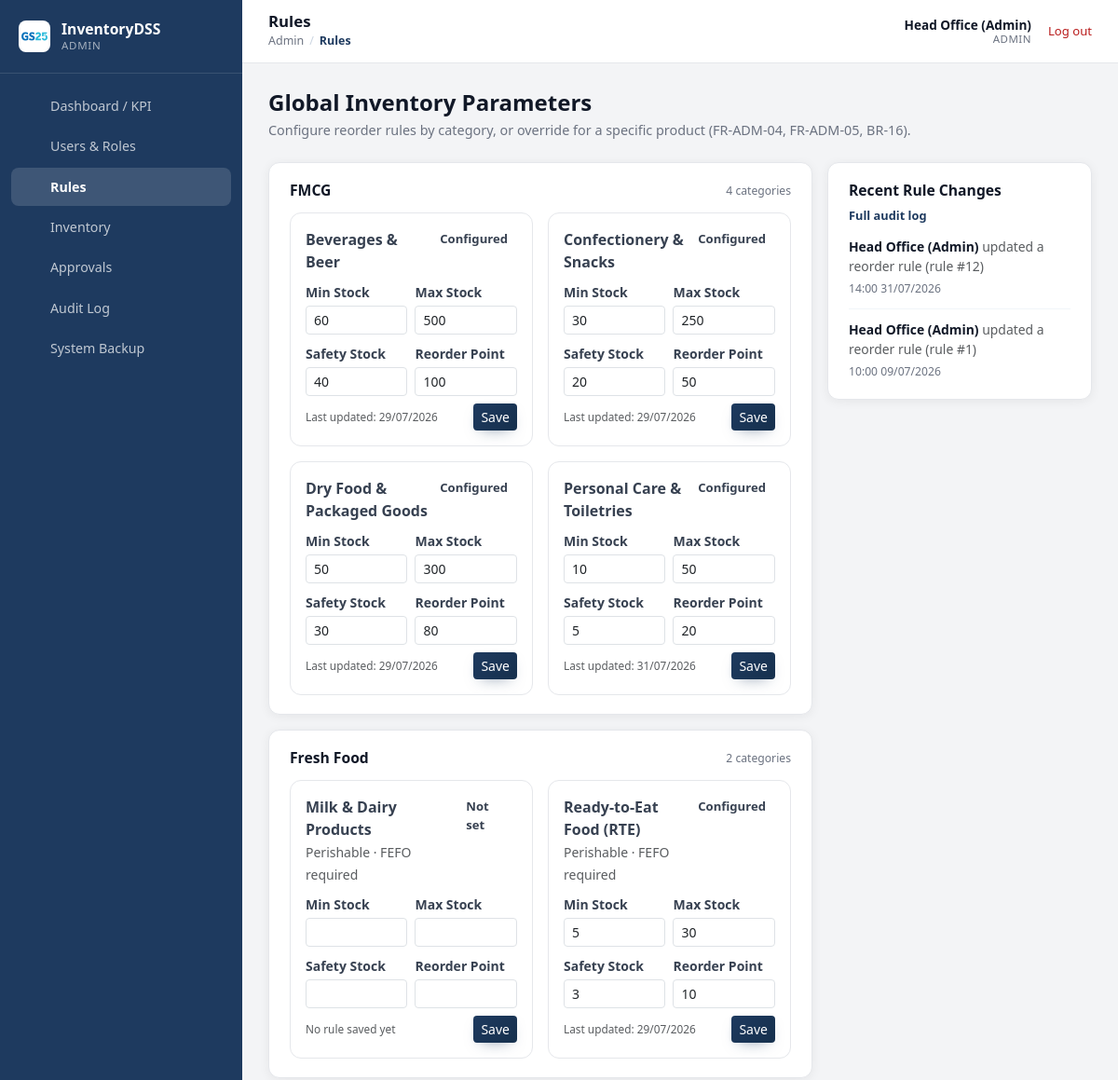
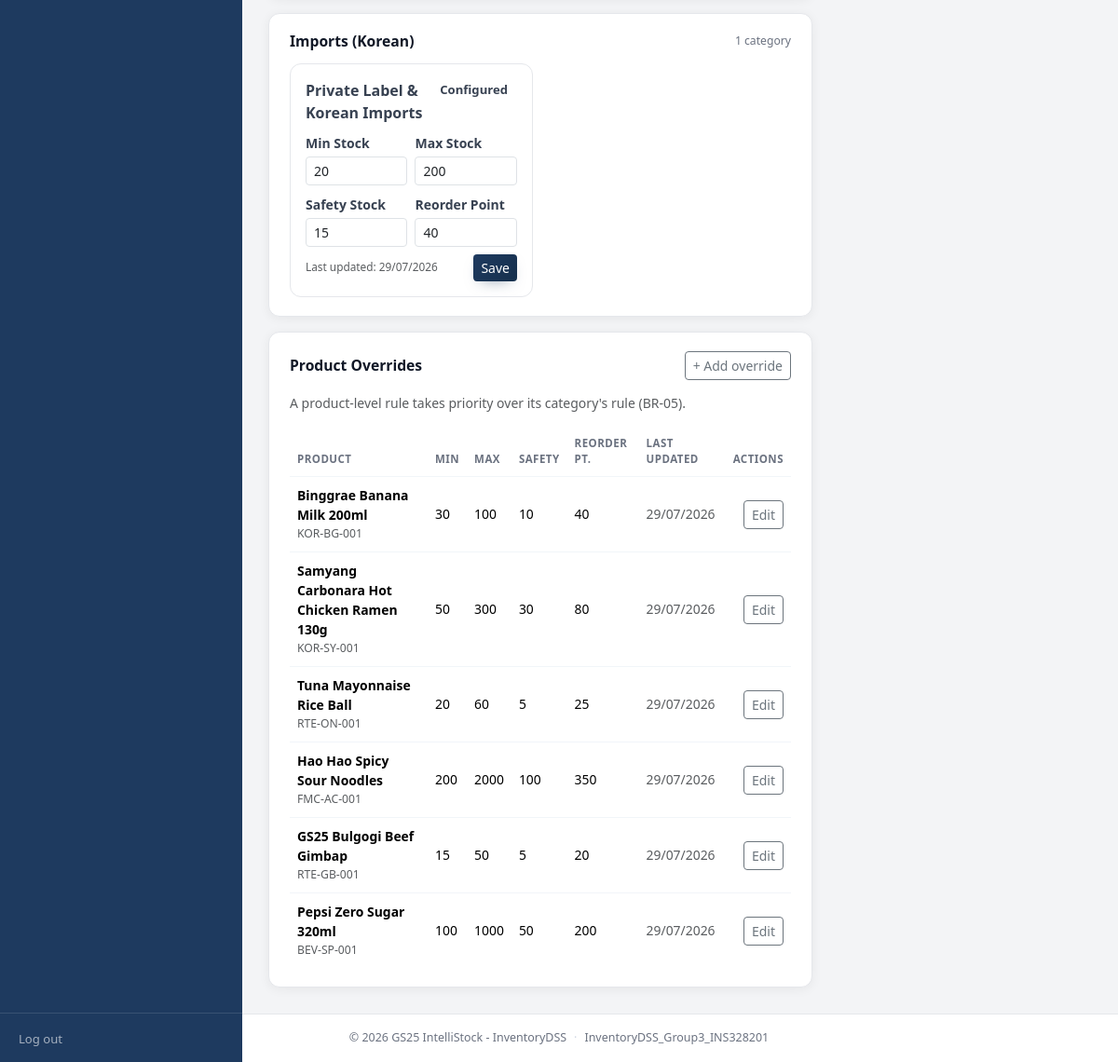
Screenshot of /frontend/admin/reorder_rules.php (signed in) with the database file from the repository (2 pictures, top to bottom).
### tables this page shows
CREATE TABLE `categories` (
  `category_id` int(11) NOT NULL AUTO_INCREMENT,
  `category_name` varchar(50) NOT NULL,
  `category_type` enum('FMCG','Fresh_Food','Imported_Korean') NOT NULL,
  `requires_fefo` tinyint(1) NOT NULL DEFAULT 0,
  PRIMARY KEY (`category_id`),
  UNIQUE KEY `category_name` (`category_name`)
);

CREATE TABLE `reorder_rules` (
  `rule_id` int(11) NOT NULL AUTO_INCREMENT,
  `category_id` int(11) DEFAULT NULL,
  `product_id` int(11) DEFAULT NULL,
  `min_stock` int(11) NOT NULL,
  `max_stock` int(11) NOT NULL,
  `safety_stock` int(11) NOT NULL,
  `reorder_point` int(11) NOT NULL,
  `updated_by` int(11) DEFAULT NULL,
  `updated_at` datetime NOT NULL DEFAULT current_timestamp() ON UPDATE current_timestamp(),
  PRIMARY KEY (`rule_id`),
  KEY `category_id` (`category_id`),
  KEY `product_id` (`product_id`),
  KEY `updated_by` (`updated_by`),
  CONSTRAINT `reorder_rules_ibfk_1` FOREIGN KEY (`category_id`) REFERENCES `categories` (`category_id`),
  CONSTRAINT `reorder_rules_ibfk_2` FOREIGN KEY (`product_id`) REFERENCES `products` (`product_id`),
  CONSTRAINT `reorder_rules_ibfk_3` FOREIGN KEY (`updated_by`) REFERENCES `accounts` (`account_id`),
  CONSTRAINT `chk_rule_target` CHECK (`category_id` is not null or `product_id` is not null)
);

CREATE TABLE `products` (
  `product_id` int(11) NOT NULL AUTO_INCREMENT,
  `sku_code` varchar(30) NOT NULL,
  `product_name` varchar(150) NOT NULL,
  `category_id` int(11) NOT NULL,
  `supplier_id` int(11) NOT NULL,
  `unit` varchar(20) NOT NULL,
  `shelf_life_days` int(11) DEFAULT NULL,
  `unit_cost` decimal(12,2) NOT NULL DEFAULT 0.00,
  `selling_price` decimal(12,2) NOT NULL DEFAULT 0.00,
  `is_active` tinyint(1) NOT NULL DEFAULT 1,
  PRIMARY KEY (`product_id`),
  UNIQUE KEY `sku_code` (`sku_code`),
  KEY `category_id` (`category_id`),
  KEY `supplier_id` (`supplier_id`),
  CONSTRAINT `products_ibfk_1` FOREIGN KEY (`category_id`) REFERENCES `categories` (`category_id`),
  CONSTRAINT `products_ibfk_2` FOREIGN KEY (`supplier_id`) REFERENCES `suppliers` (`supplier_id`)
);

CREATE TABLE `audit_logs` (
  `log_id` int(11) NOT NULL AUTO_INCREMENT,
  `account_id` int(11) NOT NULL,
  `action_type` varchar(100) NOT NULL,
  `target_table` varchar(50) DEFAULT NULL,
  `target_id` int(11) DEFAULT NULL,
  `timestamp` datetime NOT NULL DEFAULT current_timestamp(),
  PRIMARY KEY (`log_id`),
  KEY `account_id` (`account_id`),
  CONSTRAINT `audit_logs_ibfk_1` FOREIGN KEY (`account_id`) REFERENCES `accounts` (`account_id`)
);

CREATE TABLE `accounts` (
  `account_id` int(11) NOT NULL AUTO_INCREMENT,
  `username` varchar(50) NOT NULL,
  `password_hash` varchar(255) NOT NULL,
  `full_name` varchar(100) NOT NULL,
  `email` varchar(100) DEFAULT NULL,
  `phone_number` varchar(20) DEFAULT NULL,
  `role_id` int(11) NOT NULL,
  `status` enum('active','locked') NOT NULL DEFAULT 'active',
  `created_at` datetime NOT NULL DEFAULT current_timestamp(),
  PRIMARY KEY (`account_id`),
  UNIQUE KEY `username` (`username`),
  KEY `role_id` (`role_id`),
  CONSTRAINT `accounts_ibfk_1` FOREIGN KEY (`role_id`) REFERENCES `roles` (`role_id`)
);

### frontend/admin/reorder_rules.php (the view, shortened to what the rows shown need)
<?php
require_once __DIR__ . '/../../backend/config/database.php';
require_once __DIR__ . '/../../backend/services/AdminService.php';
$adminService = new AdminService();
$categories = $adminService->listCategories();
$allRules = $adminService->listReorderRules();
$rulesByCategoryId = [];
foreach ($allRules as $rule) {
    if ($rule['category_id'] !== null) {
        $rulesByCategoryId[(int) $rule['category_id']] = $rule;
    }
}
$categoriesByType = [];
foreach ($categories as $cat) {
    $categoriesByType[$cat['category_type']][] = $cat;
}
$typeLabels = [
    'FMCG'            => 'FMCG',
    'Fresh_Food'       => 'Fresh Food',
    'Imported_Korean'  => 'Imports (Korean)',
];
$typeOrder = ['FMCG', 'Fresh_Food', 'Imported_Korean'];
$productRules = array_values(array_filter($allRules, fn($r) => $r['product_id'] !== null));
$ruleHistory = $adminService->getAuditLogs(['action_type' => 'UPDATE_REORDER_RULE']);
$ruleHistory = array_slice($ruleHistory, 0, 8);
function ruleStatusPillClass(bool $configured): string
{
    return $configured ? 'stock-pill-success' : 'stock-pill-muted';
}
function formatRuleHistoryTime(?string $raw): string
{
    $ts = strtotime($raw);
    return $ts === false ? $raw : date('H:i d/m/Y', $ts);
}
?>
<!DOCTYPE html>
<html lang="en">
<head>
    <link href="https://cdn.jsdelivr.net/npm/bootstrap@5.3.3/dist/css/bootstrap.min.css" rel="stylesheet">
    <link href="<?= BASE_URL ?>/assets/css/theme_variables.css" rel="stylesheet">
    <link href="<?= BASE_URL ?>/assets/css/custom.css" rel="stylesheet">
</head>
<body>
    <div class="app-shell">
        <div class="app-content">
            <?php require __DIR__ . '/../components/header.php'; ?>
            <main class="app-main">
                <div class="d-flex flex-wrap justify-content-between align-items-start gap-3 mb-4">
                    <div>
                        <h2 class="page-heading mb-1">Global Inventory Parameters</h2>
                    </div>
                </div>
                <div class="row g-3">
                    <div class="col-12 col-xl-8">
                        <?php foreach ($typeOrder as $type): ?>
                            <div class="panel-card mb-3">
                                <div class="panel-card-header">
                                    <h3 class="panel-card-title"><?= htmlspecialchars($typeLabels[$type] ?? $type, ENT_QUOTES, 'UTF-8') ?></h3>
                                    <span class="panel-card-note"><?= count($categoriesByType[$type]) ?> categor<?= count($categoriesByType[$type]) === 1 ? 'y' : 'ies' ?></span>
                                </div>
                                <div class="row g-3">
                                    <?php foreach ($categoriesByType[$type] as $cat): ?>
                                        <?php
                                            $catId = (int) $cat['category_id'];
                                            $rule = $rulesByCategoryId[$catId] ?? null;
                                            $configured = $rule !== null;
                                        ?>
                                        <div class="col-12 col-md-6">
                                            <form method="POST" class="rule-card">
                                                <div class="d-flex justify-content-between align-items-start mb-2">
                                                    <div>
                                                        <div class="fw-semibold"><?= htmlspecialchars($cat['category_name'], ENT_QUOTES, 'UTF-8') ?></div>
                                                        <?php if ((int) $cat['requires_fefo'] === 1): ?>
                                                            <span class="text-muted small">Perishable &middot; FEFO required</span>
                                                        <?php endif; ?>
                                                    </div>
                                                    <span class="stock-pill <?= ruleStatusPillClass($configured) ?>"><?= $configured ? 'Configured' : 'Not set' ?></span>
                                                </div>
                                                <div class="row g-2">
                                                    <div class="col-6">
                                                        <label class="form-label small fw-semibold mb-1">Min Stock</label>
                                                        <input type="number" name="min_stock" class="form-control form-control-sm" min="0" required
                                                               value="<?= $rule ? (int) $rule['min_stock'] : '' ?>">
                                                    </div>
                                                    <div class="col-6">
                                                        <label class="form-label small fw-semibold mb-1">Max Stock</label>
                                                        <input type="number" name="max_stock" class="form-control form-control-sm" min="0" required
                                                               value="<?= $rule ? (int) $rule['max_stock'] : '' ?>">
                                                    </div>
                                                    <div class="col-6">
                                                        <label class="form-label small fw-semibold mb-1">Safety Stock</label>
                                                        <input type="number" name="safety_stock" class="form-control form-control-sm" min="0" required
                                                               value="<?= $rule ? (int) $rule['safety_stock'] : '' ?>">
                                                    </div>
                                                    <div class="col-6">
                                                        <label class="form-label small fw-semibold mb-1">Reorder Point</label>
                                                        <input type="number" name="reorder_point" class="form-control form-control-sm" min="0" required
                                                               value="<?= $rule ? (int) $rule['reorder_point'] : '' ?>">
                                                    </div>
                                                </div>
                                                <div class="d-flex justify-content-between align-items-center mt-2">
                                                    <span class="text-muted" style="font-size: .74rem;">
                                                        <?= $rule ? 'Last updated: ' . htmlspecialchars(date('d/m/Y', strtotime($rule['updated_at'])), ENT_QUOTES, 'UTF-8') : 'No rule saved yet' ?>
                                                    </span>
                                                    <button type="submit" class="btn btn-brand btn-sm">Save</button>
                                                </div>
                                            </form>
                                        </div>
                                    <?php endforeach; ?>
                                </div>
                            </div>
                        <?php endforeach; ?>
                        <div class="panel-card">
                            <?php if (empty($productRules)): ?>
                                <div class="empty-state">No product-level overrides configured yet.</div>
                            <?php else: ?>
                                <div class="table-responsive">
                                    <table class="table data-table align-middle mb-0">
                                        <thead>
                                            <tr>
                                                <th>Product</th>
                                                <th>Min</th>
                                                <th>Max</th>
                                                <th>Safety</th>
                                                <th>Reorder Pt.</th>
                                                <th>Last updated</th>
                                                <th class="text-end">Actions</th>
                                            </tr>
                                        </thead>
                                        <tbody>
                                            <?php foreach ($productRules as $pr): ?>
                                                <tr>
                                                    <td>
                                                        <span class="fw-semibold"><?= htmlspecialchars($pr['product_name'], ENT_QUOTES, 'UTF-8') ?></span>
                                                        <div class="text-muted small"><?= htmlspecialchars($pr['sku_code'], ENT_QUOTES, 'UTF-8') ?></div>
                                                    </td>
                                                    <td><?= (int) $pr['min_stock'] ?></td>
                                                    <td><?= (int) $pr['max_stock'] ?></td>
                                                    <td><?= (int) $pr['safety_stock'] ?></td>
                                                    <td><?= (int) $pr['reorder_point'] ?></td>
                                                    <td class="text-muted small"><?= htmlspecialchars(date('d/m/Y', strtotime($pr['updated_at'])), ENT_QUOTES, 'UTF-8') ?></td>
                                                    <td class="text-end">
                                                        <button type="button" class="btn btn-outline-secondary btn-sm"
                                                                data-bs-toggle="modal" data-bs-target="#addOverrideModal"
                                                                data-product-id="<?= (int) $pr['product_id'] ?>"
                                                                data-min-stock="<?= (int) $pr['min_stock'] ?>"
                                                                data-max-stock="<?= (int) $pr['max_stock'] ?>"
                                                                data-safety-stock="<?= (int) $pr['safety_stock'] ?>"
                                                                data-reorder-point="<?= (int) $pr['reorder_point'] ?>">
                                                            Edit
                                                        </button>
                                                    </td>
                                                </tr>
                                            <?php endforeach; ?>
                                        </tbody>
                                    </table>
                                </div>
                            <?php endif; ?>
                        </div>
                    </div>
                    <div class="col-12 col-xl-4">
                        <div class="panel-card">
                            <?php if (empty($ruleHistory)): ?>
                                <div class="empty-state">No reorder rule has been changed yet.</div>
                            <?php else: ?>
                                <ul class="list-unstyled activity-list mb-0">
                                    <?php foreach ($ruleHistory as $log): ?>
                                        <li class="activity-item">
                                            <div class="activity-item-main">
                                                <span class="fw-semibold"><?= htmlspecialchars($log['account_name'], ENT_QUOTES, 'UTF-8') ?></span>
                                                <span class="text-muted">updated a reorder rule</span>
                                                <?php if ($log['target_id'] !== null): ?>
                                                    <span class="text-muted">(rule #<?= (int) $log['target_id'] ?>)</span>
                                                <?php endif; ?>
                                            </div>
                                            <div class="activity-item-meta">
                                                <span class="activity-item-time"><?= formatRuleHistoryTime($log['timestamp']) ?></span>
                                            </div>
                                        </li>
                                    <?php endforeach; ?>
                                </ul>
                            <?php endif; ?>
                        </div>
                    </div>
                </div>
            </main>
        </div>
    </div>
    <?php require __DIR__ . '/../components/footer.php'; ?>

### rows the page displays
categories: category_name "Beverages & Beer", shows "Configured", min_stock "60", max_stock "500", safety_stock "40", reorder_point "100", category_id.updated_at "29/07/2026"
categories: category_name "Confectionery & Snacks", shows "Configured", min_stock "30", max_stock "250", safety_stock "20", reorder_point "50", category_id.updated_at "29/07/2026"
categories: category_name "Dry Food & Packaged Goods", shows "Configured", min_stock "50", max_stock "300", safety_stock "30", reorder_point "80", category_id.updated_at "29/07/2026"
categories: category_name "Personal Care & Toiletries", shows "Configured", min_stock "10", max_stock "50", safety_stock "5", reorder_point "20", category_id.updated_at "31/07/2026"
categories: category_name "Milk & Dairy Products", requires_fefo "Perishable · FEFO required", shows "Not set", shows "No rule saved yet"
categories: category_name "Ready-to-Eat Food (RTE)", requires_fefo "Perishable · FEFO required", shows "Configured", min_stock "5", max_stock "30", safety_stock "3", reorder_point "10", category_id.updated_at "29/07/2026"
categories: category_name "Private Label & Korean Imports", shows "Configured", min_stock "20", max_stock "200", safety_stock "15", reorder_point "40", category_id.updated_at "29/07/2026"
reorder_rules: product.product_name "Binggrae Banana Milk 200ml", product.sku_code "KOR-BG-001", min_stock "30", max_stock "100", safety_stock "10", reorder_point "40", updated_at "29/07/2026"
reorder_rules: product.product_name "Samyang Carbonara Hot Chicken Ramen 130g", product.sku_code "KOR-SY-001", min_stock "50", max_stock "300", safety_stock "30", reorder_point "80", updated_at "29/07/2026"
reorder_rules: product.product_name "Tuna Mayonnaise Rice Ball", product.sku_code "RTE-ON-001", min_stock "20", max_stock "60", safety_stock "5", reorder_point "25", updated_at "29/07/2026"
reorder_rules: product.product_name "Hao Hao Spicy Sour Noodles", product.sku_code "FMC-AC-001", min_stock "200", max_stock "2000", safety_stock "100", reorder_point "350", updated_at "29/07/2026"
reorder_rules: product.product_name "GS25 Bulgogi Beef Gimbap", product.sku_code "RTE-GB-001", min_stock "15", max_stock "50", safety_stock "5", reorder_point "20", updated_at "29/07/2026"
reorder_rules: product.product_name "Pepsi Zero Sugar 320ml", product.sku_code "BEV-SP-001", min_stock "100", max_stock "1000", safety_stock "50", reorder_point "200", updated_at "29/07/2026"
audit_logs: account.full_name "Head Office (Admin)", target "12", timestamp "14:00 31/07/2026"
audit_logs: account.full_name "Head Office (Admin)", target "1", timestamp "10:00 09/07/2026"

### other values shown
Auth::roleName() "ADMIN"
$item['label'] "Dashboard / KPI"
$item['label'] "Users & Roles"
$item['label'] "Rules"
$item['label'] "Inventory"
$item['label'] "Approvals"
$item['label'] "Audit Log"
$item['label'] "System Backup"
$pageTitle "Rules"
$crumb "Admin"
$crumb "Rules"
Auth::fullName() "Head Office (Admin)"
$typeLabels[$type] "FMCG"
count($categoriesByType[$type]) "4"
$typeLabels[$type] "Fresh Food"
